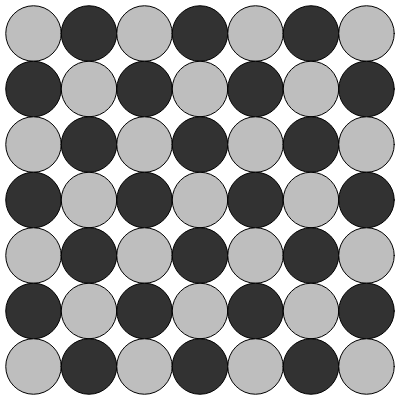
Frame 1 (no input)
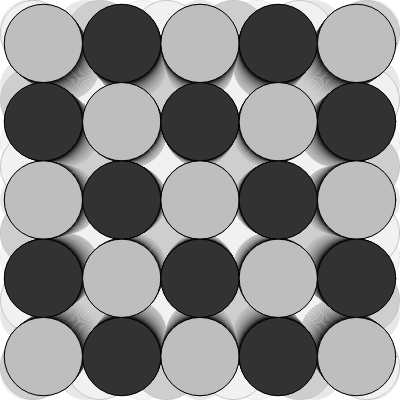
Frame 60 (no input)
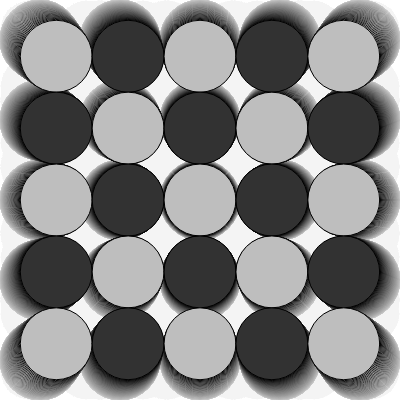
Frame 120 (the mouse pressed at the canvas centre since frame 60)

The p5.js sketch that drew these frames (run headless with seeded random() and noise() and a simulated clock; from frame 60 on, the mouse is pressed at the canvas centre):

// p5.js sketch
// ── sketch.js
// DM2008 — Activity 2b [Guided]
// Pattern Making (40 min)
//
// Use a for loop to draw a repeating row of shapes.
// Add a condition to introduce variation — alternating color, size, or spacing.
// Then add one interaction (mouse or key) that changes the rule.
//
// Stretch: try a second row, or turn your row into a 2D grid.
let total_columns;
let altColor;
let colorChange = true;

function setup() {
  createCanvas(400, 400);
  altColor = color(random(255), 0, 0);
}

function draw() {
  background(240, 10);
  let sinWave = sin(frameCount * 0.02);
  let d = map(sinWave, -1, 1, 30, 80);
  let r = d / 2;
  total_columns = floor(width / d);
  let offset = (width - total_columns * d) / 2;

  for (let x = 0; x < total_columns; x++) {
    //row no.
    for (let y = 0; y < total_columns; y++) {
      //col no.
      if (keyIsPressed) {
        if (colorChange) {
          altColor = color(random(255), 0, 0);
          colorChange = false;
        }
        fill(altColor);
      } else if ((x % 2 == 0 && y % 2 == 1) || (x % 2 == 1 && y % 2 == 0)) {
        //even row and odd col OR odd row and even col
        //first row is 0, second row is 1
        fill(50);
      } else {
        fill(190);
      }

      circle(x * d + r + offset, y * d + r + offset, d);
    }
  }
}

function keyReleased() {
  colorChange = true;
}
